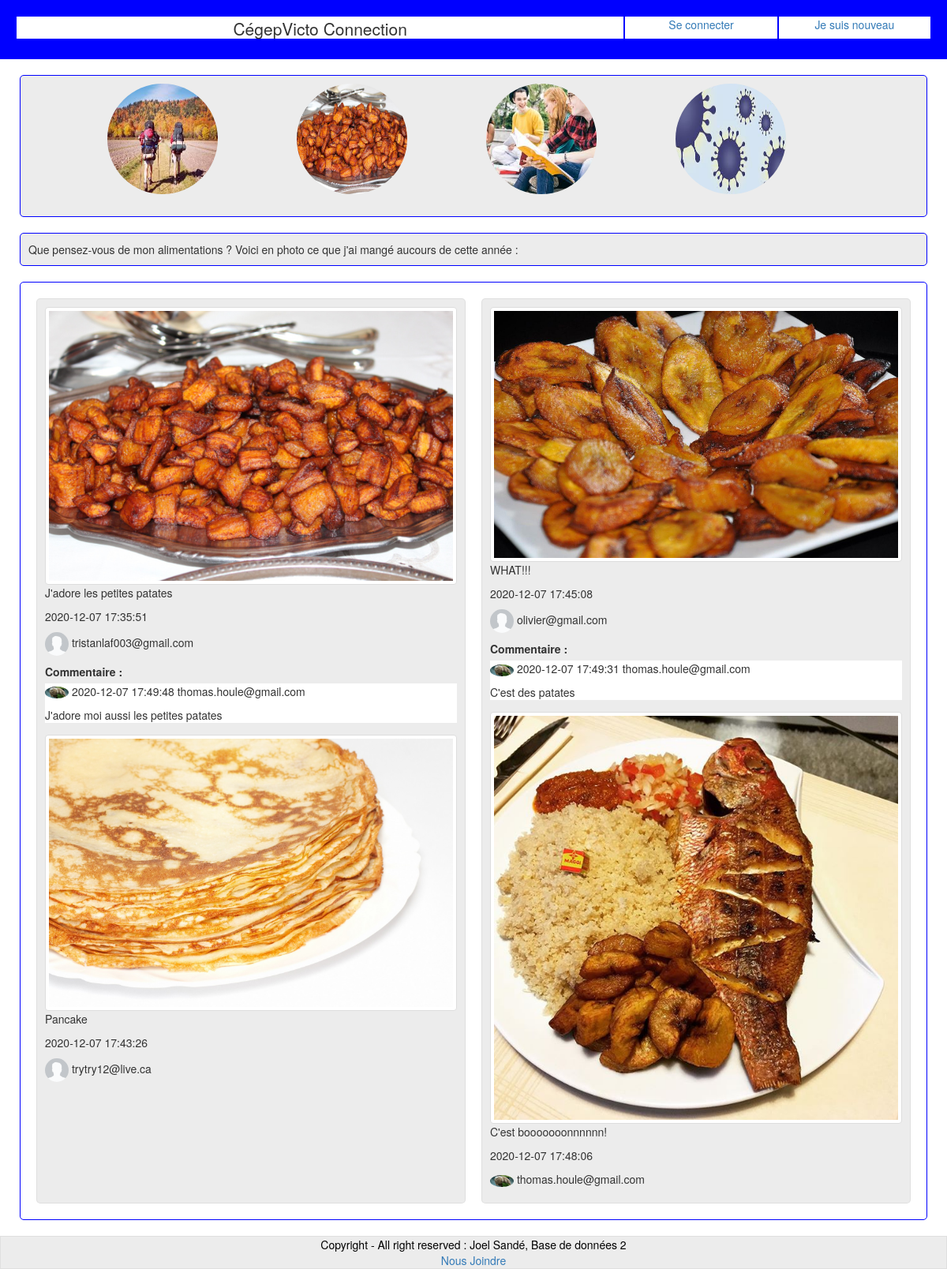
/gastronomie.php, run on the app's committed database.
### tables this page shows
CREATE TABLE `publications` (
  `id` int(11) NOT NULL,
  `utilisateur_id` int(11) NOT NULL,
  `photo` varchar(255) NOT NULL,
  `legende` varchar(255) NOT NULL,
  `date_publication` datetime NOT NULL DEFAULT CURRENT_TIMESTAMP,
  `categorie` varchar(255) NOT NULL
);

CREATE TABLE `utilisateurs` (
  `id` int(11) NOT NULL,
  `prenom` varchar(100) NOT NULL,
  `nom` varchar(100) NOT NULL,
  `date_naissance` date NOT NULL,
  `email` varchar(100) NOT NULL,
  `mot_de_passe` varchar(255) NOT NULL,
  `date_inscription` datetime NOT NULL DEFAULT CURRENT_TIMESTAMP,
  `nombre_de_jour` int(11) DEFAULT NULL,
  `image` varchar(255) NOT NULL,
  `status` int(11) NOT NULL
);

CREATE TABLE `commentaires` (
  `id` int(11) NOT NULL,
  `publication_id` int(11) NOT NULL,
  `utilisateur_id` int(11) NOT NULL,
  `commentaire` varchar(100) NOT NULL,
  `date_commentaire` datetime NOT NULL DEFAULT CURRENT_TIMESTAMP
);

### gastronomie.php (the view, shortened to what this page needs)
<!DOCTYPE html>
<html xmlns="http://www.w3.org/1999/html">
<?php
require 'header.php';
$bdd = Database::connect();
$url = substr($_SERVER["SCRIPT_NAME"],strrpos($_SERVER["SCRIPT_NAME"],"/")+1);
$nomPage = str_replace(".php","",$url);
?>
<body>
<?php
require 'menu_activites.php';
?>
<div class="Sections">
    Que pensez-vous de mon alimentations ? Voici en photo ce que j'ai mangé aucours de cette année : <br>
</div>
    <?php
$statement2 = $bdd->prepare('SELECT count(*) FROM publications WHERE categorie = ?');
$statement2->execute(array($nomPage));
$publication2 = $statement2->fetch();
$statement = $bdd->prepare('SELECT publications.id, utilisateur_id, email, photo, legende, date_publication, image FROM publications
                                         INNER JOIN utilisateurs ON publications.utilisateur_id = utilisateurs.id
                                         WHERE publications.categorie = ?');
$statement->execute(array($nomPage));
echo "<div id=\"login\">";
$nbPhoto = round($publication2["count(*)"] / 2);
$compteur = $nbPhoto;
while ($publication = $statement->fetch()) {
    if ($compteur == $nbPhoto){
        echo "<div class='element2'>";
        $compteur = 0;
    }
    $id = $publication['id'];
    $photo = $publication['photo'];
    $legende = $publication['legende'];
    $date_publication = $publication['date_publication'];
    $email = $publication['email'];
    $image = $publication['image'];
    echo "<img class='img-thumbnail' width='100%' src='images/$nomPage/$photo' />";
    echo "<p class='commentaire_post'>$legende</p>";
    echo "<p class='commentaire_post'>$date_publication</p>";
    echo "<p class='commentaire_post'><img src='images/utilisateurs/$image' width='30' class='img-circle'> $email</p>";
    $statement3 = $bdd->prepare('SELECT email, commentaire, date_commentaire, image FROM commentaires
                                             INNER JOIN utilisateurs ON utilisateurs.id = commentaires.utilisateur_id
                                             WHERE publication_id = ? ORDER BY commentaires.id DESC;');
    $statement3->execute(array($id));
    $commentaires = $statement3->fetch();
    $image_commentaire = $commentaires['image'];
    echo "<form method='post' action='verification-commentaire.php'>
              <div class=\"form-group\">";
    if ($statement3->fetch() >= 0){
        if ($commentaires['commentaire'] != "") {
            echo "<label for=\"exampleFormControlTextarea1\">Commentaire : </label>";
            echo "<div class='blanc'><p><img src='images/utilisateurs/$image_commentaire' width='30' class='img-circle'> " . $commentaires['date_commentaire'] . ' ' . $commentaires['email'] . "</p>";
            echo "<p>" . $commentaires['commentaire'] . "</p></div>";
        }
    }
    echo "</div>";
    echo "</form>";
    $compteur +=1;
    if ($compteur == $nbPhoto ){
        echo "</div>";
    }
}
echo "</div>";
?>
</body>
<?php
require 'footer.php';
?>
</html>

### vero.css (style rules this page uses)
body { background-color : rgba(192,192,192,0.3); }
.commentaire_post { float : left; width : 490px; }
.Sections { position : relative; margin: 20px auto; border : 1px solid blue; border-radius : 5px; float : top; padding : 10px; width : 1150px; background-color : rgba(192,192,192,0.3); }
#login { display: flex; flex-direction: row; position : relative; margin: 20px auto; border : 1px solid blue; border-radius : 5px; min-height : 580px; float : top; padding : 10px; width : 1150px; background-color : white; }
.element2 { margin : 10px; min-height : 580px; padding : 10px; background-color : rgba(192,192,192,0.3); border : 1px solid rgba(192,192,192,0.3); border-radius : 5px; }
.element2:nth-child(1) { width : 550px; }
.element2:nth-child(2) { width : 550px; }
img { max-width:180px; }
.blanc { background-color: white; }

### data on the page
publications: photo (picture), legende "J'adore les petites patates", date_publication "2020-12-07 17:35:51", utilisateur.image (picture), utilisateur.email "tristanlaf003@gmail.com", utilisateurs.image (picture), commentaires.date_commentaire "2020-12-07 17:49:48", utilisateurs.email "thomas.houle@gmail.com", commentaires.commentaire "J'adore moi aussi les petites patates"
publications: photo (picture), legende "Pancake", date_publication "2020-12-07 17:43:26", utilisateur.image (picture), utilisateur.email "trytry12@live.ca"
publications: photo (picture), legende "WHAT!!!", date_publication "2020-12-07 17:45:08", utilisateur.image (picture), utilisateur.email "olivier@gmail.com", utilisateurs.image (picture), commentaires.date_commentaire "2020-12-07 17:49:31", utilisateurs.email "thomas.houle@gmail.com", commentaires.commentaire "C'est des patates"
publications: photo (picture), legende "C'est booooooonnnnnn!", date_publication "2020-12-07 17:48:06", utilisateur.image (picture), utilisateur.email "thomas.houle@gmail.com"
